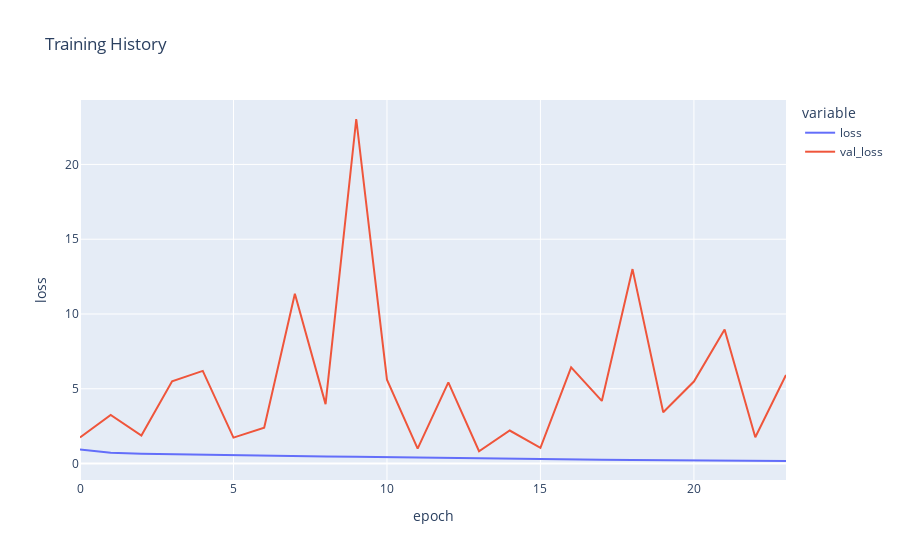

The notebook cell saved with this chart:
### Markdown cell above
### Plotting model performance

### Code cell
fig = px.line(
    history_age.history, y=['loss', 'val_loss'],
    labels={'index': 'epoch', 'value': 'loss'}, 
    title='Training History')
fig.show()

### Figure 1 — Plotly figure (JSON) as saved in the notebook; plotly's stock layout.template omitted (floating-point values rounded to 4 significant figures)
{"data": [{"hovertemplate": "variable=loss<br>epoch=%{x}<br>loss=%{y}<extra></extra>", "legendgroup": "loss", "line": {"color": "#636efa", "dash": "solid"}, "marker": {"symbol": "circle"}, "mode": "lines", "name": "loss", "orientation": "v", "showlegend": true, "x": [0, 1, 2, 3, 4, 5, 6, 7, 8, 9, 10, 11, 12, 13, 14, 15, 16, 17, 18, 19, 20, 21, 22, 23], "xaxis": "x", "y": [0.9467, 0.7266, 0.6586, 0.62, 0.5857, 0.5515, 0.5288, 0.5006, 0.4776, 0.4577, 0.4259, 0.3928, 0.3616, 0.3337, 0.3062, 0.2867, 0.2691, 0.2462, 0.2345, 0.2198, 0.2006, 0.1941, 0.1721, 0.1696], "yaxis": "y", "type": "scatter"}, {"hovertemplate": "variable=val_loss<br>epoch=%{x}<br>loss=%{y}<extra></extra>", "legendgroup": "val_loss", "line": {"color": "#EF553B", "dash": "solid"}, "marker": {"symbol": "circle"}, "mode": "lines", "name": "val_loss", "orientation": "v", "showlegend": true, "x": [0, 1, 2, 3, 4, 5, 6, 7, 8, 9, 10, 11, 12, 13, 14, 15, 16, 17, 18, 19, 20, 21, 22, 23], "xaxis": "x", "y": [1.744, 3.255, 1.871, 5.501, 6.194, 1.734, 2.4, 11.35, 3.973, 23.04, 5.604, 0.9931, 5.428, 0.8242, 2.207, 1.048, 6.428, 4.187, 13.0, 3.429, 5.485, 8.962, 1.757, 5.917], "yaxis": "y", "type": "scatter"}], "layout": {"xaxis": {"anchor": "y", "domain": [0, 1], "title": {"text": "epoch"}, "type": "linear", "range": [0, 23], "autorange": true}, "yaxis": {"anchor": "x", "domain": [0, 1], "title": {"text": "loss"}, "type": "linear", "range": [-1.101, 24.31], "autorange": true}, "legend": {"title": {"text": "variable"}, "tracegroupgap": 0}, "title": {"text": "Training History"}, "autosize": true}}
